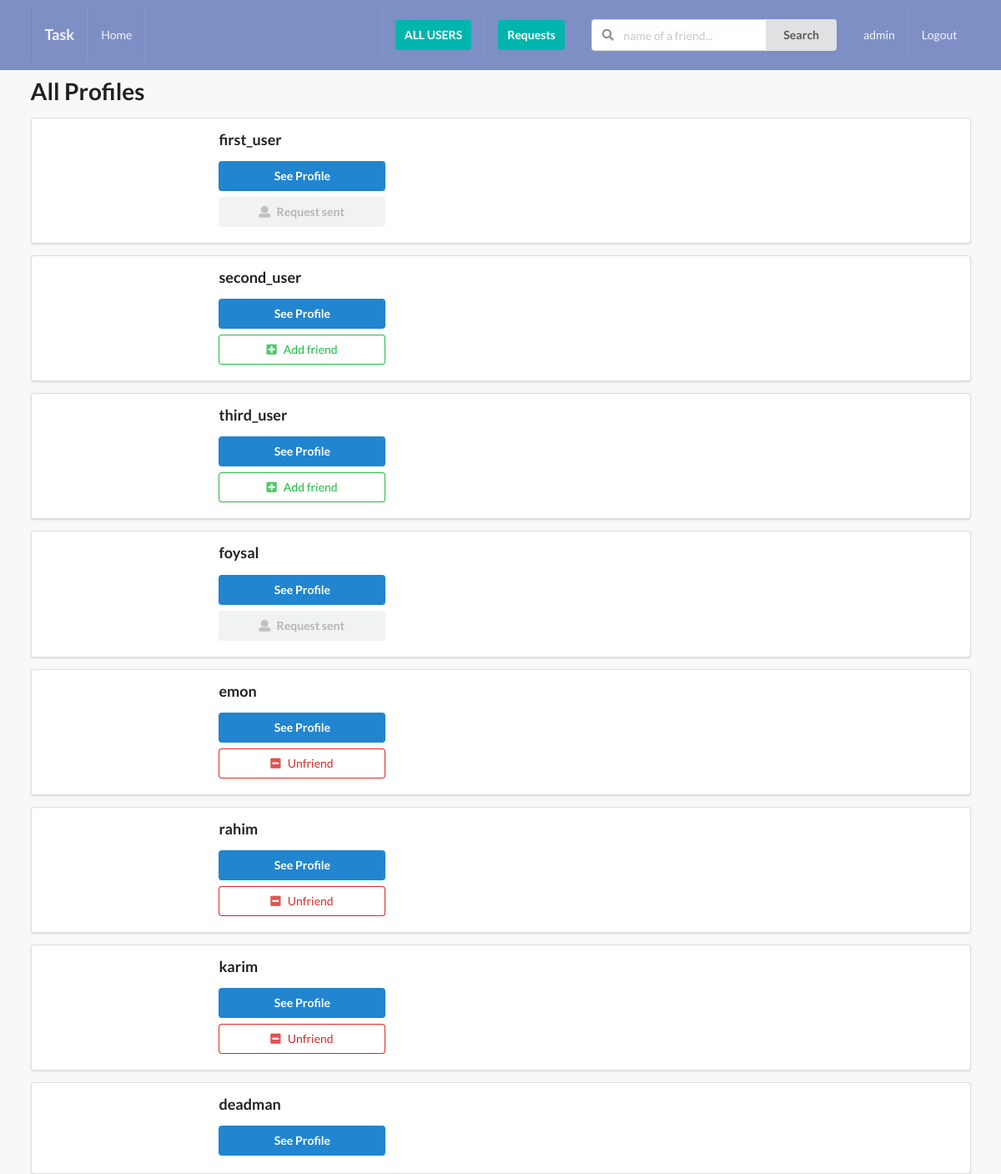
Screenshot of /profile/all-profiles/ (signed in) with the database file from the repository.
### profiles/models.py (models this page shows, shortened)
class Profile(models.Model):
    fast_name = models.CharField(max_length=100, blank=True)
    last_name = models.CharField(max_length=100, blank=True)
    user = models.OneToOneField(User, on_delete=models.CASCADE)
    email = models.EmailField(max_length=200, blank=True)
    country = models.CharField(max_length=100, blank=True)
    avatar = models.ImageField(default='avatar.png', upload_to='images/', blank=True, null=True)
    friends = models.ManyToManyField(User, blank=True, related_name='friends')
    slug = models.SlugField(unique=True, blank=True)
    updated = models.DateTimeField(auto_now=True)
    created = models.DateTimeField(auto_now_add=True)
    objects = ProfileManager()

### profiles/views.py (the view)
# urls.py: path('all-profiles/', views.ProfileListView.as_view(), name='all-profiles-view'),
class ProfileListView(ListView):
    model = Profile
    template_name = 'profile/profile_list.html'
    def get_queryset(self):
        qs = Profile.objects.get_all_profiles(self.request.user)
        return qs
    def get_context_data(self, **kwargs):
        context = super().get_context_data(**kwargs)
        context["hello"] = "Hello user"
        user = User.objects.get(username__iexact= self.request.user)
        profile = Profile.objects.get(user=user)
        rel_r = Relationship.objects.filter(sender=profile)
        rel_s = Relationship.objects.filter(receiver=profile)
        rel_sender = []
        rel_receiver = []
        for item in rel_r:
            rel_receiver.append(item.receiver.user)
        for item in rel_s:
            rel_sender.append(item.sender.user)
        context['rel_receiver'] = rel_receiver
        context['rel_sender'] = rel_sender
        context['is_empty'] = False
        if len(self.get_queryset()) == 0:
            context['is_empty'] = True
        return context

### profiles/models.py (called while the page is built)
    def get_all_profiles(self, me):
        profiles = Profile.objects.all().exclude(user=me)
        return profiles

### templates/profile/profile_list.html (shortened to what this page needs)
{% extends "base.html" %}
{% block content %}
<h1>All Profiles</h1>
{% for obj in object_list %}
    <div class="ui segment">
        <div class="ui grid">
            <div class="row">
                <div class="three wide column">
                </div>
                <div class="thirteen wide column">
                    <h3>{{obj.user}}</h3>
                    <button class="ui primary button mb-7 w-big">See Profile</button>
                    <br>
                    {% if obj.user not in rel_receiver and obj.user not in rel_sender %}
                    <form action="{% url 'send-invite' %}" method="POST">
                        <button type="submit" class="ui positive basic button mb-5 w-big"><i class="plus square icon"></i>Add friend</button>
                    </form>
                    {% endif %}
                    {% if obj.user in rel_receiver and request.user not in obj.friends.all %}
                        <button type="submit" class="ui disabled button mb-5 w-big"><i class="user icon"></i>Request sent</button>
                    {% endif %}
                    {% if request.user in obj.friends.all %}
                    <form action="{% url 'remove-friend' %}" method="POST">
                        <button type="submit" class="ui negative basic button mb-5 w-big"><i class="minus square icon"></i>Unfriend</button>
                    </form>
                    {% endif %}
                </div>
            </div>
        </div>
    </div>
{% endfor %}
{% endblock content %}

### templates/base.html (shortened to what this page needs)
{% load static %}
<!doctype html>
<html lang="en">
  <head>
    <link rel="stylesheet" href="{% static 'style.css' %}">
    <link rel="stylesheet" type='text/css' href="https://cdnjs.cloudflare.com/ajax/libs/semantic-ui/2.2.14/semantic.min.css">
  </head>
  <body>
    {% include  'home/navbar.html' %}
    <div class="ui container">
      {% block content %}
      {% endblock content %}
    </div>
  </body>
</html>

### templates/home/navbar.html (shortened to what this page needs)
<div class="ui inverted menu nav mb-7">
    <div class="ui container">
      <a href="" class="item">
          <h3>Task</h3>
      </a>
      {% if request.user.is_authenticated %}
      <a href="{% url 'home' %}" class="item">
          Home
      </a>
      {% endif %}
      <div class="right menu">
          {% if request.user.is_authenticated %}
          <div class="item">
              <div class="ui floating dropdown icon button teal">
                <a href="{% url 'all-profiles-view' %}" style="color: #fff"> ALL USERS </a>
               </div>
          </div>
          <div class="item">
            <div class="ui floating dropdown icon button teal">
              <a href="{% url 'my-invites-view' %}" style="color: #fff"> Requests </a>
             </div>
        </div>
               <div class="item">
                <form action="" method="GET">
                  <div class="ui action left icon input">
                  <input class="prompt" type="text" name='q' placeholder="name of a friend...">
                  <button type='submit' class="ui button">Search</button>
                  </div>
              </form>
              </div>
              <a href="" class="item">
                   {{ request.user }}
              </a>
              <a href="{% url 'logout' %}" class="ui item">
                  Logout
              </a>
          {% else %}
          <a href="" class="ui item">
                  Login
              </a>
          {% endif %}
      </div>
    </div>
  </div>

### static/style.css (style rules this page uses)
body { background: #f8f8f8 !important; }
.nav { border-radius: 0 !important; padding: 10px 0 10px 0; background-color: #7d8fc5 !important; }
.mb-7 { margin-bottom: 7px !important; }
.w-big { width : 200px !important; }
.mb-5 { margin-bottom: 5px !important; }

### rows the page displays
Profile: user "first_user", shows "Request sent"
Profile: user "second_user"
Profile: user "third_user"
Profile: user "foysal", shows "Request sent"
Profile: user "emon"
Profile: user "rahim"
Profile: user "karim"
Profile: user "deadman"

### other values shown
{{ request.user }} "admin"
